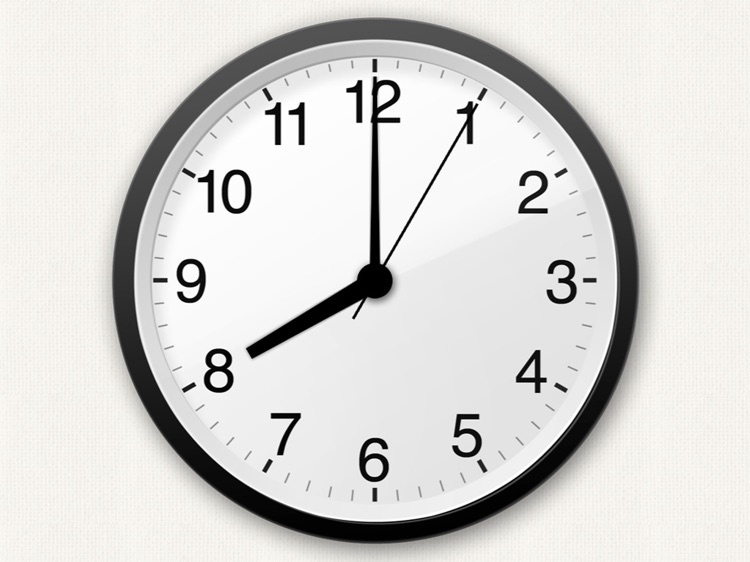
#> input picture clock.jpeg, 750 x 562 px
$ python app.py
#> lines starting #> are read from the running program, lines starting #| are printed output that depends on the picture; after the words box and inside, x2 and y2 are one past the last pixel; in counts of white or black regions, pixels touching at a corner belong together
import numpy as np
import cv2
import math

def avg_circles(circles, b):
    avg_x=0
    avg_y=0
    avg_r=0
    for i in range(b):
        #optional - average for multiple circles (can happen when a gauge is at a slight angle)
        avg_x = avg_x + circles[0][i][0]
        avg_y = avg_y + circles[0][i][1]
        avg_r = avg_r + circles[0][i][2]
    avg_x = int(avg_x/(b))
    avg_y = int(avg_y/(b))
    avg_r = int(avg_r/(b))
    return avg_x, avg_y, avg_r

def dist_2_pts(x1, y1, x2, y2):
	return np.sqrt((x2 - x1)**2 + (y2 - y1)**2)

def rescaleImage(img, h):
    scale = 1
    if (h > 850 and h < 1100):
        scale = 0.6
    elif (h >= 1100):
        scale = 0.45
    else:
        scale = 0.8
    width = int(img.shape[1] * scale)
    height = int(img.shape[0] * scale)

    dimension = (width, height)

    return cv2.resize(img, dimension, interpolation=cv2.INTER_AREA)

def calvec(a):
    x1 = a[0]
    y1 = a[1]
    x2 = a[2]
    y2 = a[3]
    v = []
    v.append(x2 - x1)
    v.append(y2 - y1)
    return v

def calcos(x1, y1, x2, y2):
    a = x1*x2 + y1*y2
    b = np.sqrt(x1*x1 + y1*y1) * np.sqrt(x2*x2 + y2*y2)
    if (a > b):
        return 0
    else:
        return (math.acos(a / b) / np.pi) * 180

def readImage(sourceImage):
    image = cv2.imread(sourceImage)
    h = image.shape[0]
    img = rescaleImage(image, h)
    height, width = img.shape[:2]
    return img, height, width

def imageProcess(preImg):
    grayColor = cv2.cvtColor(preImg, cv2.COLOR_BGR2GRAY)
    blur = cv2.GaussianBlur(grayColor, (7, 7), cv2.BORDER_DEFAULT)
    canny = cv2.Canny(blur, 125, 175)

    # Convert the gray scaled image to BGR image
    img = cv2.cvtColor(canny, cv2.COLOR_GRAY2BGR)
    grayCanny = cv2.cvtColor(img, cv2.COLOR_BGR2GRAY)
    return img, grayColor, grayCanny

def findClock(img, grayColor, height):
    circles = cv2.HoughCircles(grayColor, cv2.HOUGH_GRADIENT, 1, 20, np.array([]), 150, 50, int(height*0.35), int(height*0.48)) #find all the circles in the image
    a, b, c = circles.shape
    x,y,r = avg_circles(circles, b) #calculate the center and radius of the circle
    cv2.circle(img, (x, y), r, (0, 255, 0), 3, cv2.LINE_AA)  # draw circle
    cv2.circle(img, (x, y), 2, (0, 255, 0), 2, cv2.LINE_AA)  # draw center of circle
    return x, y, r

def lineDetect(grayCanny):
    minLineLength = 80
    lines = cv2.HoughLinesP(grayCanny, rho=1, theta=np.pi / 180, threshold=100, minLineLength = minLineLength, maxLineGap = 10)
    return lines

def findClockHands(lines, xCircleCenter, yCircleCenter, radius):
    line = []
    diff1LowerBound = 0.01 #diff1LowerBound and diff1UpperBound determine how close the line should be from the center
    diff1UpperBound = 0.45
    diff2LowerBound = 0.1 #diff2LowerBound and diff2UpperBound determine how close the other point of the line should be to the outside of the gauge
    diff2UpperBound = 1

    for i in range(0, len(lines)):
        for x1, y1, x2, y2 in lines[i]:
            diff1 = dist_2_pts(xCircleCenter, yCircleCenter, x1, y1)  # x, y is center of circle
            diff2 = dist_2_pts(xCircleCenter, yCircleCenter, x2, y2)  # x, y is center of circle
            #set diff1 to be the smaller (closest to the center) of the two), makes the math easier
            if (diff1 > diff2):
                temp = diff1
                diff1 = diff2
                diff2 = temp
            # check if line is within an acceptable range
            if (((diff1<diff1UpperBound*radius) and (diff1>diff1LowerBound*radius) and (diff2<diff2UpperBound*radius)) and (diff2>diff2LowerBound*radius)):
                # add to final list
                dist = dist_2_pts(x1, y1, x2, y2)
                line.append([x1, y1, x2, y2, dist])

    line.sort(key = lambda x : x[-1])
    return line

def mergeClockHand(img, init_line_list):
    res = init_line_list[0] #res to contain the current line
    xAvg = (res[0] + res[2]) / 2 #Avg x coordinate of the line
    yAvg = (res[1] + res[3]) / 2 #Avg y coordinate of the line
    v1 = calvec(res)
    final_line_list = [] #list to contain the final lines
    ch = 0
    for i in range(1,len(init_line_list)):
        v2 = calvec(init_line_list[i])
        deg = calcos(v1[0], v1[1], v2[0], v2[1])

        if (deg <= 2) or ((deg >= 178) and (deg <= 180)):
            res = init_line_list[i]
            ch = 1
        else:
            cv2.line(img, (res[0], res[1]), (res[2], res[3]), (0, 0, 255), 2)
            thickness = dist_2_pts(xAvg, yAvg, (res[0] + res[2]) / 2, (res[1] + res[3]) /2)
            length = dist_2_pts(res[0], res[1], res[2], res[3])
            final_line_list.append([res[0], res[1], res[2], res[3], thickness, length])
            xAvg = (init_line_list[i][0] + init_line_list[i][2]) / 2
            yAvg = (init_line_list[i][1] + init_line_list[i][3]) / 2
            res = init_line_list[i]
            ch = 0
        v1 = v2

    if (ch == 1):
        cv2.line(img, (res[0], res[1]), (res[2], res[3]), (0, 0, 255), 2)
        thickness = dist_2_pts(xAvg, yAvg, (res[0] + res[2]) / 2, (res[1] + res[3]) /2)
        length = dist_2_pts(res[0], res[1], res[2], res[3])
        final_line_list.append([res[0], res[1], res[2], res[3], thickness, length])

    return final_line_list

def calculateMinuteAndSecond(line, xCircleCenter, yCircleCenter):
    res = []
    # xCircleCenter, yCircleCenter is center of circle
    diff1 = dist_2_pts(xCircleCenter, yCircleCenter, line[0], line[1])
    diff2 = dist_2_pts(xCircleCenter, yCircleCenter, line[2], line[3])
    if (diff1 < diff2):
        res.append([line[0], line[1], line[2], line[3]])
    else:
        res.append([line[2], line[3], line[0], line[1]])
    tmp = res[0]
    v = calvec(tmp)
    deg = calcos(v[0], v[1], 0, -100)

    if (deg <= 2):
        value = 0
    elif ((deg >= 178) and (deg <= 180)):
        value = 30
    else:
        if (tmp[2] < xCircleCenter):
            value = 60 - int(deg / 6)
        else:
            value = int(deg / 6)

    return value, deg

def detectTime(line, xCircleCenter, yCircleCenter):
    hour, minute, second = 0, 0, 0
    degH, degM, degS = 0, 0, 0
    line.sort(key = lambda x : x[-1])

    # Calculate hour
    res = []
    # xCircleCenter, yCircleCenter is center of circle
    diff1 = dist_2_pts(xCircleCenter, yCircleCenter, line[0][0], line[0][1])
    diff2 = dist_2_pts(xCircleCenter, yCircleCenter, line[0][2], line[0][3])
    if (diff1 < diff2):
        res.append([line[0][0], line[0][1], line[0][2], line[0][3]])
    else:
        res.append([line[0][2], line[0][3], line[0][0], line[0][1]])
    tmp = res[0]
    v = calvec(tmp)
    deg = calcos(v[0], v[1], 0, -100)

    if (deg <= 2):
        hour = 0
    elif ((deg >= 178) and (deg <= 180)):
        hour = 30
    else:
        if (tmp[2] < xCircleCenter):
            if ((deg % 30) / 30 >= 0.25):
                hour = 12 - math.ceil(deg / 30)
            else:
                hour = 12 - int(deg / 30)
        else:
            hour = int(deg / 30)
    degH = deg

    # Calculate minute and second
    if (line[1][4] < line[2][4]):
        second, degS = calculateMinuteAndSecond(line[1], xCircleCenter, yCircleCenter)
        minute, degM = calculateMinuteAndSecond(line[2], xCircleCenter, yCircleCenter)
    else:
        second, degS = calculateMinuteAndSecond(line[2], xCircleCenter, yCircleCenter)
        minute, degM = calculateMinuteAndSecond(line[1], xCircleCenter, yCircleCenter)

    if (hour >= 10):
        hour = str(hour)
    else:
        hour = '0' + str(hour)

    if (minute >= 10):
        minute = str(minute)
    else:
        minute = '0' + str(minute)

    if (second >= 10):
        second = str(second)
    else:
        second = '0' + str(second)

    return hour, minute, second, degH, degM, degS

def main():
    # Read image and get image's size
    preImg, height, width = readImage('clock.jpeg')
#> in readImage, image is the input picture: shape (562, 750, 3); mean B, G, R 212.4, 214.8, 215.7
#> height = 449; width = 600

    # Pre-process image
    img, grayColor, grayCanny = imageProcess(preImg)
#> in imageProcess, `blur = cv2.GaussianBlur(grayColor, (7, 7), cv2.BORDER_DEFAULT)`:
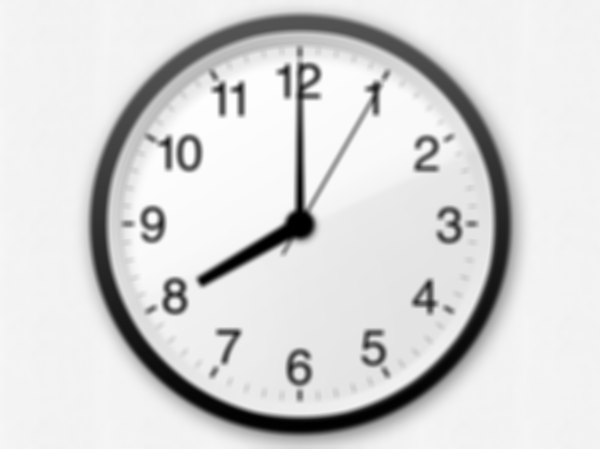
#> blur: shape (449, 600); min 0, max 254, mean 214.8
#> in imageProcess, `canny = cv2.Canny(blur, 125, 175)`:
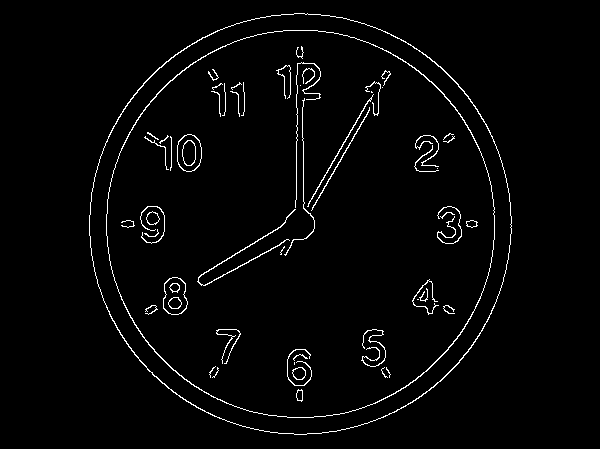
#> canny: shape (449, 600); 2.4% white in thin lines or dots, all inside (x1, y1, x2, y2) = (89, 13, 512, 435)

    # Detect circle
    xCircleCenter, yCircleCenter, radius = findClock(img, grayColor, height)
#> in findClock, `circles = cv2.HoughCircles(grayColor, cv2.HOUGH_GRADIENT, 1, 20, np.ar..`: circles = [[299.5, 223.5, 210.1], [316.5, 234.5, 191.3], [312.5, 207.5, 190.2], [285.5, 238.5, 190.2], [284.5, 208.5, 171.5]]
#> the loop in avg_circles, `for i in range(b):` made 5 passes
#> (avg_x, avg_y, avg_r) on passes 1 to 5: (299.5, 223.5, 210.1), (616, 458, 401.4), (928.5, 665.5, 591.6), (1214, 904, 781.8), (1498.5, 1112.5, 953.3)
#> after the loop in avg_circles, `for i in range(b):`: avg_r = 953.3; avg_x = 1498.5; avg_y = 1112.5
#> in avg_circles, `avg_x = int(avg_x/(b))`: avg_x = 299
#> in avg_circles, `avg_y = int(avg_y/(b))`: avg_y = 222
#> in avg_circles, `avg_r = int(avg_r/(b))`: avg_r = 190
#> in findClock, `x,y,r = avg_circles(circles, b)`: x = 299; y = 222; r = 190
#> in findClock, `cv2.circle(img, (x, y), r, (0, 255, 0), 3, cv2.LINE_AA)`:
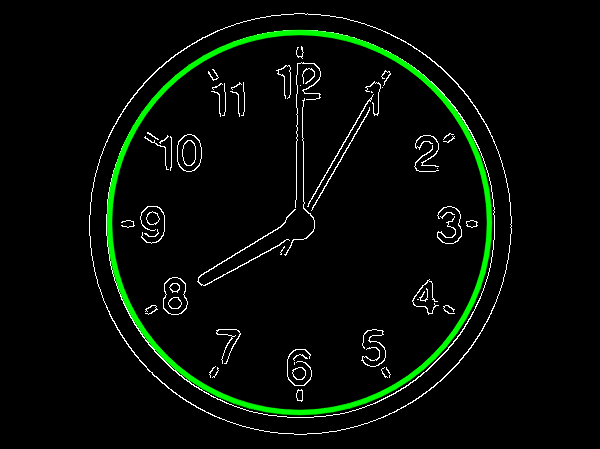
#> img: shape (449, 600, 3); mean B, G, R 5.8, 11.9, 5.8
#> in findClock, `cv2.circle(img, (x, y), 2, (0, 255, 0), 2, cv2.LINE_AA)`: img: shape (449, 600, 3); 0.02% of pixels changed, all inside (x1, y1, x2, y2) = (295, 219, 304, 227)
#> xCircleCenter = 299; yCircleCenter = 222; radius = 190

    # Find all the lines in the image
    lines = lineDetect(grayCanny)
#> in lineDetect, `lines = cv2.HoughLinesP(grayCanny, rho=1, theta=np.pi / 180, threshold..`: lines = [[309, 213, 390, 73], [305, 210, 370, 98], [198, 277, 284, 223], [302, 100, 304, 209], [296, 199, 296, 75]]

    # Find all the clock hands
    init_line_list = []
    init_line_list = findClockHands(lines, xCircleCenter, yCircleCenter, radius)
#> the loop in findClockHands, `for i in range(0, len(lines)):` made 5 passes
#> after the loop in findClockHands, `for i in range(0, len(lines)):`: line = [[309, 213, 390, 73, 161.7], [305, 210, 370, 98, 129.5], [198, 277, 284, 223, 101.5], [302, 100, 304, 209, 109], [296, 199, 296, 75, 124]]; temp = 122
#> init_line_list = [[198, 277, 284, 223, 101.5], [302, 100, 304, 209, 109], [296, 199, 296, 75, 124], [305, 210, 370, 98, 129.5], [309, 213, 390, 73, 161.7]]

    # Find the 3 clock hands by merging all the lines in each clock hand
    line = mergeClockHand(img, init_line_list)
#> in mergeClockHand, `res = init_line_list[0]`: res = [198, 277, 284, 223, 101.5]
#> in mergeClockHand, `xAvg = (res[0] + res[2]) / 2`: xAvg = 241
#> in mergeClockHand, `yAvg = (res[1] + res[3]) / 2`: yAvg = 250
#> in calvec, `x1 = a[0]`: x1 = 198
#> in calvec, `y1 = a[1]`: y1 = 277
#> in calvec, `x2 = a[2]`: x2 = 284
#> in calvec, `y2 = a[3]`: y2 = 223
#> in mergeClockHand, `v1 = calvec(res)`: v1 = [86, -54]
#> the loop in mergeClockHand, `for i in range(1,len(init_line_list)):` made 4 passes
#> (x1 in calvec, y1 in calvec, x2 in calvec, y2 in calvec, a in calcos, b in calcos, deg, thickness) on passes 1, 3: (302, 100, 304, 209, -5714, 11070.6, 121.1, 0), (305, 210, 370, 98, 13888, 16057.4, 30.13, 18.85)
#> (x1 in calvec, y1 in calvec, x2 in calvec, y2 in calvec, a in calcos, b in calcos, deg, res) on passes 2, 4: (296, 199, 296, 75, -13516, 13518.3, 178.9, [296, 199, 296, 75, 124]), (309, 213, 390, 73, 20945, 20945, 0.0766, [309, 213, 390, 73, 161.7])
#> after the loop in mergeClockHand, `for i in range(1,len(init_line_list)):`:
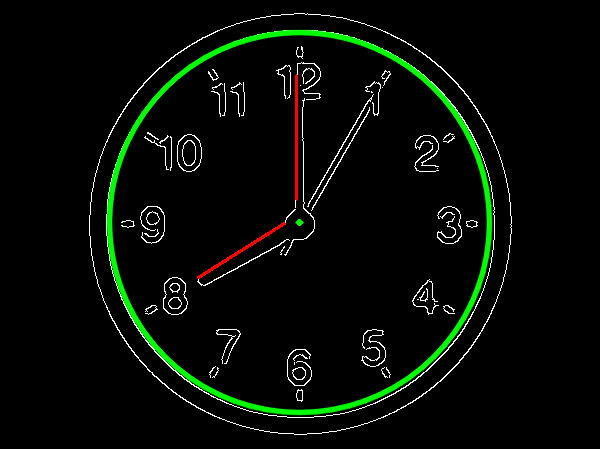
#> img: shape (449, 600, 3); mean B, G, R 5.6, 11.6, 6.2
#> after the loop in mergeClockHand, `for i in range(1,len(init_line_list)):`: final_line_list = [[198, 277, 284, 223, 0, 101.5], [296, 199, 296, 75, 18.85, 124]]
#> in mergeClockHand, `thickness = dist_2_pts(xAvg, yAvg, (res[0] + res[2]) / 2, (res[1] + re..`: thickness = 16.28
#> in mergeClockHand, `length = dist_2_pts(res[0], res[1], res[2], res[3])`: length = 161.7
#> line = [[198, 277, 284, 223, 0, 101.5], [296, 199, 296, 75, 18.85, 124], [309, 213, 390, 73, 16.28, 161.7]]

    # Calculate the time of the clock
    hour, minute, second, degH, degM, degS = detectTime(line, xCircleCenter, yCircleCenter)
#> in detectTime, `diff1 = dist_2_pts(xCircleCenter, yCircleCenter, line[0][0], line[0][1])`: diff1 = 115
#> in detectTime, `diff2 = dist_2_pts(xCircleCenter, yCircleCenter, line[0][2], line[0][3])`: diff2 = 15.03
#> in detectTime, `tmp = res[0]`: tmp = [284, 223, 198, 277]
#> in detectTime, `v = calvec(tmp)`: v = [-86, 54]
#> in detectTime, `deg = calcos(v[0], v[1], 0, -100)`: deg = 122.1
#> in detectTime, `hour = 12 - int(deg / 30)`: hour = 8
#> in detectTime, `degH = deg`: degH = 122.1
#> in calculateMinuteAndSecond, `diff1 = dist_2_pts(xCircleCenter, yCircleCenter, line[0], line[1])`: diff1 = 13.45
#> in calculateMinuteAndSecond, `diff2 = dist_2_pts(xCircleCenter, yCircleCenter, line[2], line[3])`: diff2 = 174.6
#> in calculateMinuteAndSecond, `tmp = res[0]`: tmp = [309, 213, 390, 73]
#> in calculateMinuteAndSecond, `v = calvec(tmp)`: v = [81, -140]
#> in calculateMinuteAndSecond, `deg = calcos(v[0], v[1], 0, -100)`: deg = 30.05
#> in calculateMinuteAndSecond, `value = int(deg / 6)`: value = 5
#> in detectTime, `second, degS = calculateMinuteAndSecond(line[2], xCircleCenter, yCircl..`: degS = 30.05
#> in detectTime, `minute, degM = calculateMinuteAndSecond(line[1], xCircleCenter, yCircl..`: minute = 0
#> in detectTime, `hour = '0' + str(hour)`: hour = '08'
#> in detectTime, `minute = '0' + str(minute)`: minute = '00'
#> in detectTime, `second = '0' + str(second)`: second = '05'
#> hour = '08'; minute = '00'; second = '05'; degH = 122.1; degM = 0; degS = 30.05

    # Print the result
    print("--------------")
    print(f"H:{int(degH)}, M:{int(degM)}, S:{int(degS)}")
#| H:122, M:0, S:30
    print("--------------")
    print(f"{hour}:{minute}:{second}")
#| 08:00:05
    print("--------------")

    # Draw the time on the clock image
    cv2.putText(img, hour + ":" + minute + ":" + second, (5, height - 50), cv2.FONT_HERSHEY_COMPLEX, 0.9, (0, 0, 255), 2, cv2.LINE_AA, False)
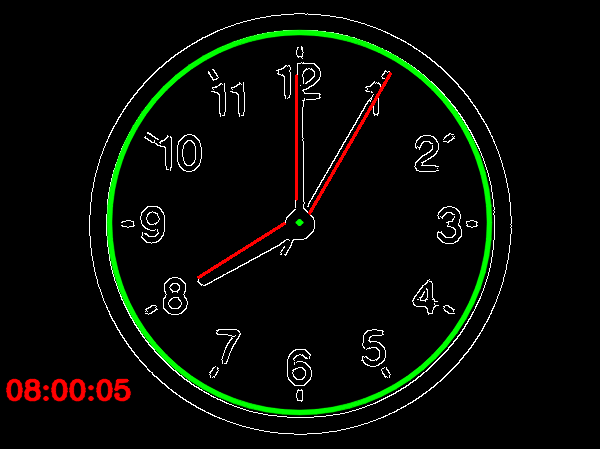
#> img: shape (449, 600, 3); mean B, G, R 5.4, 11.4, 7.9
    cv2.imshow('img', img)
    cv2.waitKey(0)

if __name__=='__main__':
    main()
